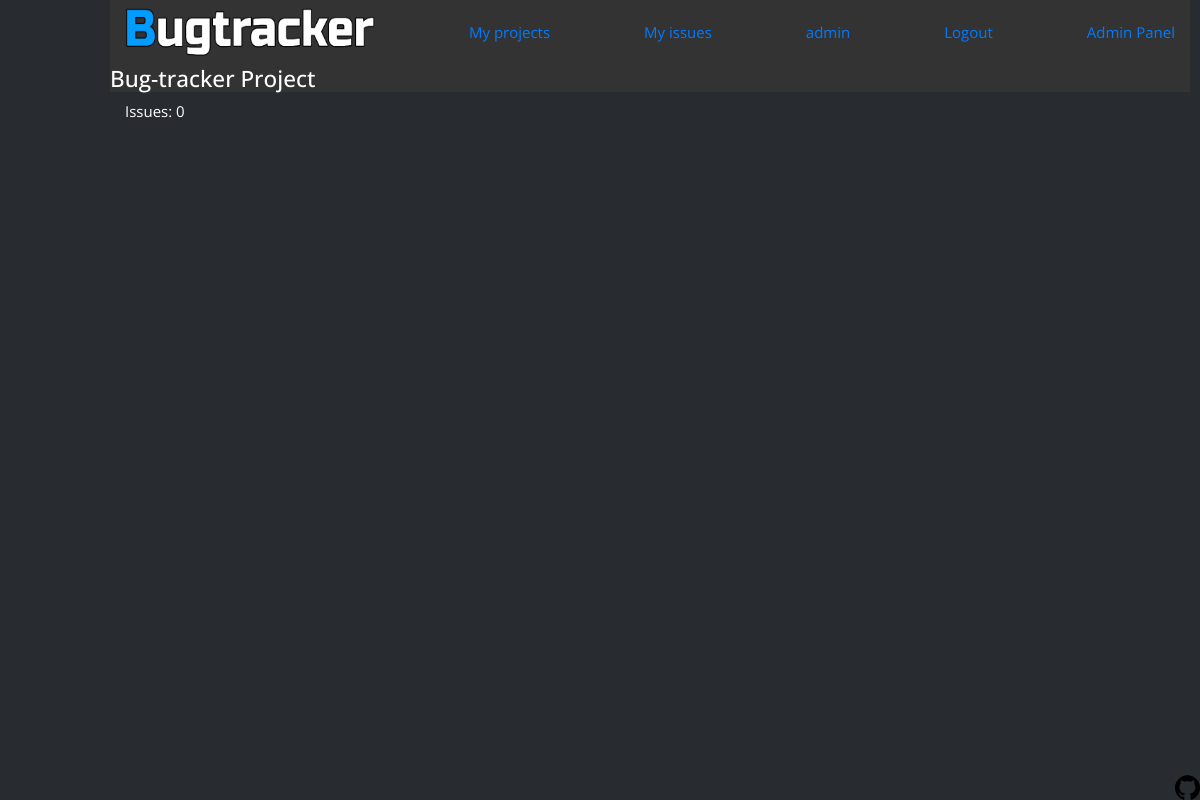
Page /profile/1/issues (signed in) on the earlier database version.
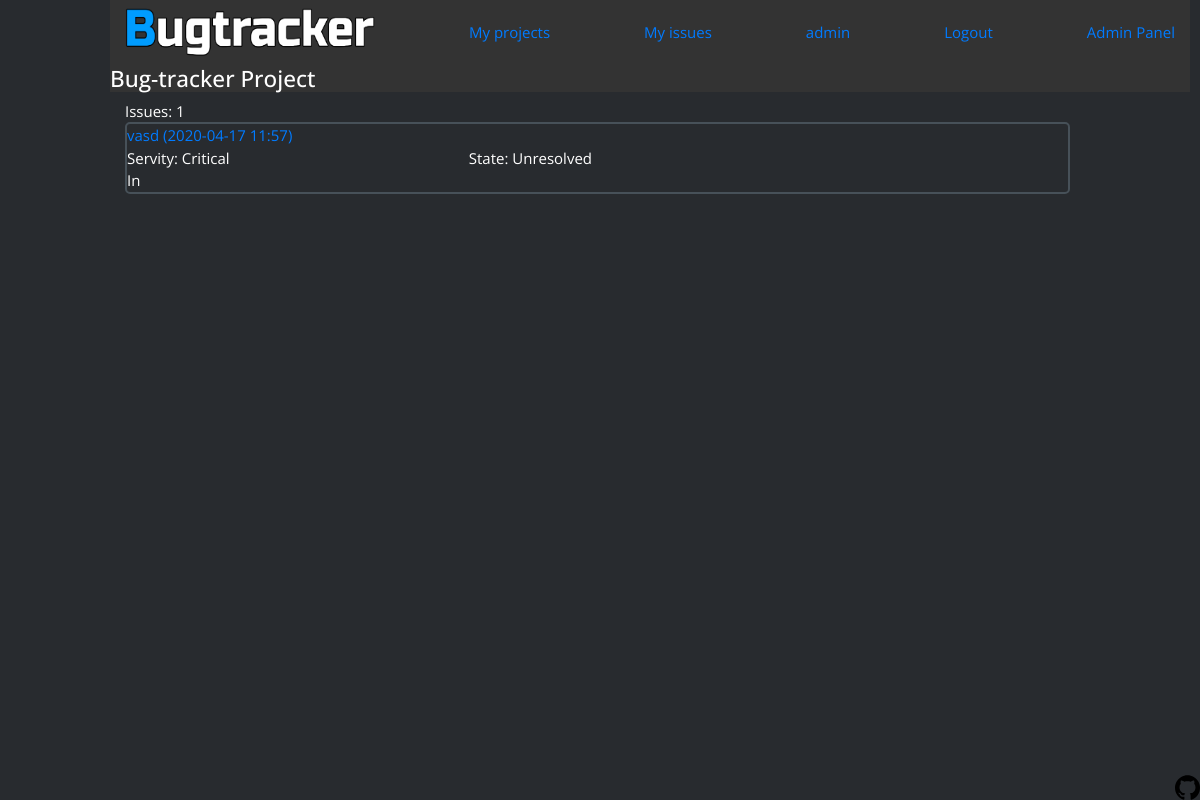
Same page on the later database version.
### data/models.py (models this page shows, shortened)
class User(SqlAlchemyBase, UserMixin, SerializerMixin):
    __tablename__ = 'users'
    id = sqlalchemy.Column(sqlalchemy.Integer,
                           primary_key=True, autoincrement=True)
    username = sqlalchemy.Column(sqlalchemy.String, nullable=False, unique=True)
    hashed_password = sqlalchemy.Column(sqlalchemy.String, nullable=True)
    reg_ip = sqlalchemy.Column(sqlalchemy.String, nullable=True)
    last_ip = sqlalchemy.Column(sqlalchemy.String, nullable=True)
    created_date = sqlalchemy.Column(sqlalchemy.DateTime,
                                     default=datetime.datetime.now)
    role = sqlalchemy.Column(sqlalchemy.String, default='User')
    API_KEY = sqlalchemy.Column(sqlalchemy.String(24))
    issues = orm.relation('Issue',
                          secondary=association_table_user_to_issue,
                          backref='assignees')
    projects = orm.relation('Project',
                            secondary=association_table_user_to_project,
                            backref='members')

class Issue(SqlAlchemyBase, SerializerMixin):
    __tablename__ = 'issues'
    id = sqlalchemy.Column(sqlalchemy.Integer,
                           primary_key=True, autoincrement=True, unique=True)
    tracking = sqlalchemy.Column(sqlalchemy.String, unique=True)
    priority = sqlalchemy.Column(sqlalchemy.String, index=True)
    state = sqlalchemy.Column(sqlalchemy.String)
    description = sqlalchemy.Column(sqlalchemy.String)
    steps_to_reproduce = sqlalchemy.Column(sqlalchemy.String)
    summary = sqlalchemy.Column(sqlalchemy.String)
    date_of_creation = sqlalchemy.Column(sqlalchemy.DateTime, default=datetime.datetime.now())
    project_id = sqlalchemy.Column(sqlalchemy.Integer, sqlalchemy.ForeignKey('projects.id'))

### main_app.py (the view)
@app.route('/profile/<user_id>/issues')
@login_required
def profile_issues(user_id):
    session = db_session.create_session()
    user = session.query(User).filter(User.id == user_id).first()
    if user is None:
        session.close()
        logger.info(f'User with User.id={user_id} doesnt exist')
        abort(404)
    if current_user.id != user.id and not current_user.is_admin:
        logger.info(f'User {current_user.username} doesnt have access to {user.username}`s issues')
        abort(403)
    return render_template('user_issues.html', user=user)

### data/db_session.py (called while the page is built)
def create_session() -> Session:
    global __factory
    return __factory()

### main_app.py (called while the page is built)
@login_manager.user_loader
def load_user(user_id):
    session = db_session.create_session()
    loaded_user = session.query(User).get(user_id)
    logger.debug(f'User {loaded_user.username} loaded ')
    session.close()
    return loaded_user

### templates/user_issues.html
{% extends "base.html" %}
{% block content %}
<div class="issues-block">
  <div class=total-issues"> Issues: {{ user.issues|length }} </div>
    {% for issue in user.issues[::-1] %}
      <div class="issue-element">
        <a href="/issue/{{ issue.tracking }}"> {{ issue.summary }} ({{ issue.date_of_creation.strftime('%Y-%m-%d %H:%M') }})</a>
        <div>
          <div class="issue-bottom" align="left">Servity: {{ issue.priority }} </div>
          <div class="issue-bottom" align="center">State: {{ issue.state }} </div>
          <div class="issue-bottom" align="right"> In {{ issue.project.short_project_tag }} </div>
        </div>
      </div>
    {% endfor %}
{% endblock %}

### templates/base.html (shortened to what this page needs)
<!doctype html>
<html lang="en">
<head>
    <link rel="stylesheet"
          href="https://stackpath.bootstrapcdn.com/bootstrap/4.4.1/css/bootstrap.min.css"
>
    <link rel="stylesheet" href="{{ url_for('static', filename='css/my_css.css') }}">
</head>
<body class="my-body">
<header>
    <nav class="navbar navbar-custom">
      <div>
        <a href="/index">
        <img src="{{ url_for('static', filename='img/logo3.png') }}" width="250" height="50" alt="Bugtracker logo">
        </a>
      </div>
      {% if current_user.is_authenticated %}
        <a class="navbar-link" href='/profile/{{ current_user.id }}/projects'>My projects</a>
        <a class="navbar-link" href='/profile/{{ current_user.id }}/issues'>My issues</a>
        <a class="navbar-link" href="/profile/{{ current_user.id }}">{{ current_user.username }}</a>
        <a class="navbar-link" href="/logout">Logout</a>
        {% if current_user.role == 'Admin' %}
          <a class="navbar-link" href="/admin">Admin Panel</a>
        {% endif %}
      {% endif %}
    </nav>
    <h4 class="my-header">Bug-tracker Project</h4>
</header>
<main role="main" class="container">
    {% block content %}{% endblock %}
</main>
<footer>
    <a href="https://github.com/SadnessPWNZ/Bugtracker-Project">
      <div class="open-source-badge" style="align:right;position:absolute;bottom:0;right:0%;"><img src="{{ url_for('static', filename='img/github_logo.svg') }}"alt="Open source" width=25 height=25></div>
    </a>
</body>
</html>

### static/css/my_css.css (style rules this page uses)
* { font-family: 'Open Sans', sans-serif; font-size: 15px; }
.navbar { background-color: #333333; margin-left: 0px; }
.my-header { color: white; background-color: #333333; }
.my-body { color: white; background-color: #282B2F; margin-left: 100px; padding: 0px 10px; }
.project-element, .project-member, .issue-element { display: flex; flex-direction: column; width: 90%; border-style: solid; border-width: 2px; border-radius: 5px; border-color: #475159; margin-bottom: 20px; }
.issue-bottom { display: inline-block; margin-right: 25%; }

Differences in the rows shown:
added Issue: summary "vasd", date_of_creation "2020-04-17 11:57", priority "Critical", state "Unresolved"
Other differences:
{{ user.issues|length }}: "0" → "1"
